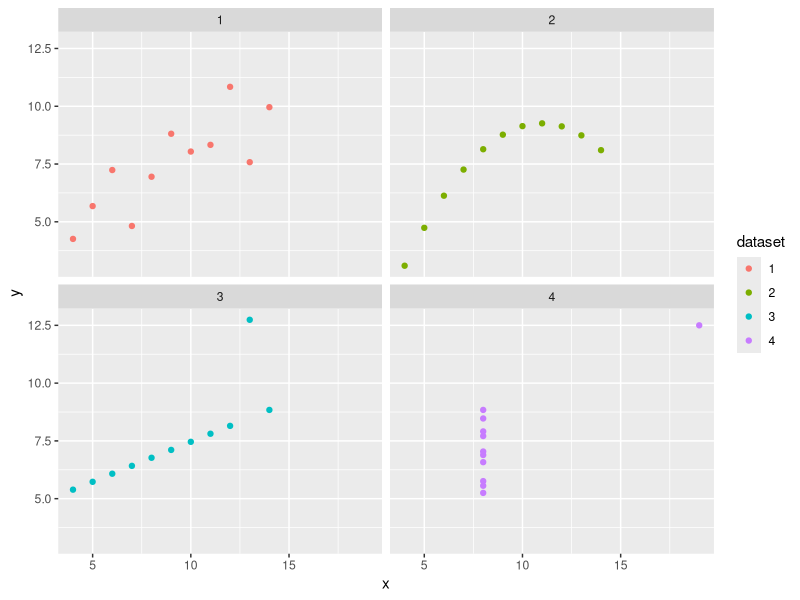
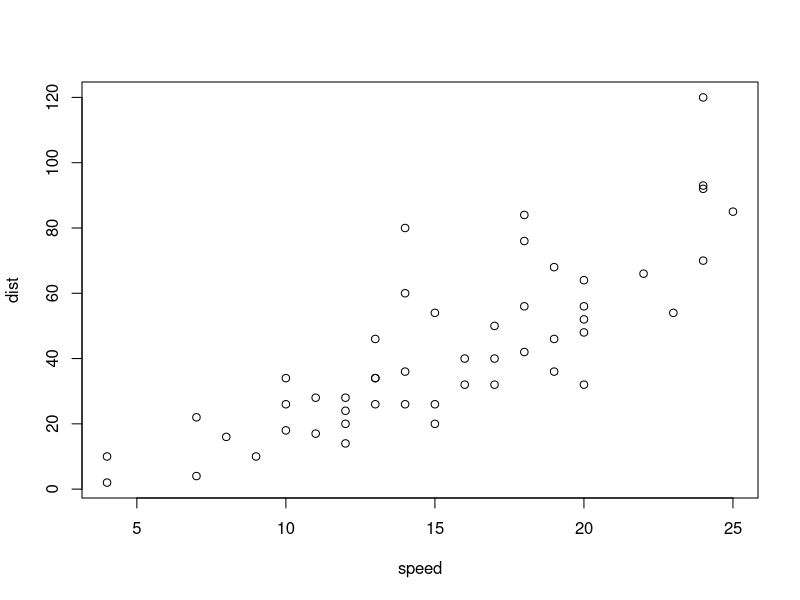

Reproduce these figures in R, in order.
## ---- chunk 1
library(tidyverse)
## ---- chunk 2
anscombe
## ---- chunk 3
ansc <- 
  bind_cols(
    anscombe %>% 
      select(matches("x")) %>% 
      gather(dataset, "x"),
    anscombe %>% 
      select(matches("y")) %>% 
      gather(key, "y")
  ) %>% 
  select(-key) %>% 
  mutate(dataset = gsub("x", "", dataset)) %>% 
  as_tibble()

ansc
## ---- chunk 4
ansc %>% 
  group_by(dataset) %>% 
  summarize(
    mean_x = mean(x),
    stdev_x = sd(x),
    mean_y = mean(y),
    stdev_y=sd(y)
  )
## ---- chunk 5
ansc %>%  ggplot(aes(x, y, color = dataset)) +
  geom_point() +
  facet_wrap(~dataset, ncol = 2)
## ---- chunk 6
library(knitr)
library(xtable)

## ---- chunk 7
head(iris)
## ---- chunk 8
plot(cars)
